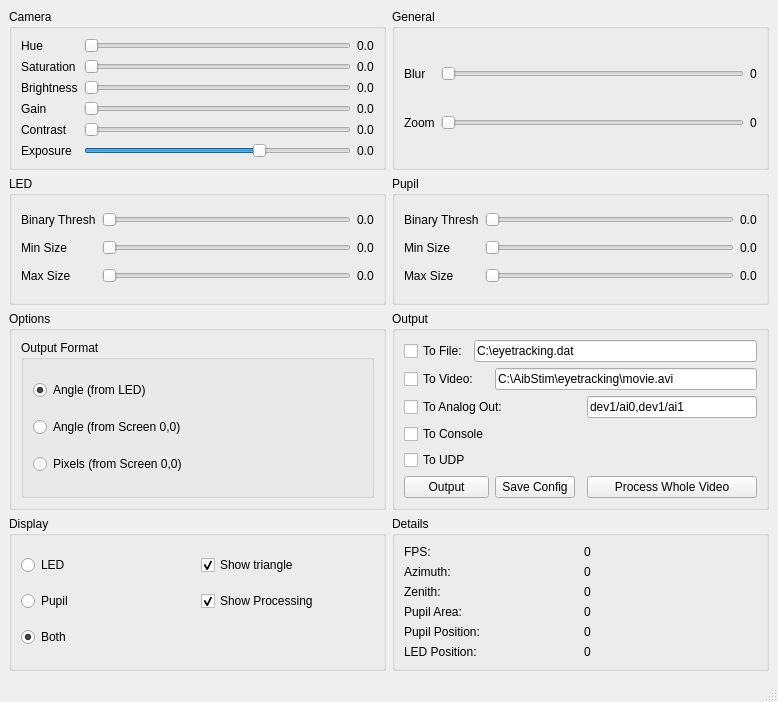
<?xml version="1.0" encoding="UTF-8"?>
<ui version="4.0">
 <class>MainWindow</class>
 <widget class="QMainWindow" name="MainWindow">
  <property name="geometry">
   <rect>
    <x>0</x>
    <y>0</y>
    <width>778</width>
    <height>702</height>
   </rect>
  </property>
  <property name="windowTitle">
   <string>Eyetracker</string>
  </property>
  <widget class="QWidget" name="centralwidget">
   <layout class="QGridLayout" name="gridLayout_7">
    <item row="1" column="1">
     <widget class="QGroupBox" name="groupBox_pupil">
      <property name="title">
       <string>Pupil</string>
      </property>
      <layout class="QGridLayout" name="gridLayout_5">
       <item row="0" column="0">
        <widget class="QLabel" name="label_pupil_binary">
         <property name="text">
          <string>Binary Thresh</string>
         </property>
        </widget>
       </item>
       <item row="0" column="1">
        <widget class="QSlider" name="horizontalSlider_pupil_binary">
         <property name="minimum">
          <number>180</number>
         </property>
         <property name="maximum">
          <number>255</number>
         </property>
         <property name="orientation">
          <enum>Qt::Horizontal</enum>
         </property>
        </widget>
       </item>
       <item row="0" column="2">
        <widget class="QLabel" name="label_pupil_binary_value">
         <property name="text">
          <string>0.0</string>
         </property>
        </widget>
       </item>
       <item row="1" column="0">
        <widget class="QLabel" name="label_pupil_min">
         <property name="text">
          <string>Min Size</string>
         </property>
        </widget>
       </item>
       <item row="1" column="1">
        <widget class="QSlider" name="horizontalSlider_pupil_min">
         <property name="minimum">
          <number>10</number>
         </property>
         <property name="maximum">
          <number>800</number>
         </property>
         <property name="orientation">
          <enum>Qt::Horizontal</enum>
         </property>
        </widget>
       </item>
       <item row="1" column="2">
        <widget class="QLabel" name="label_pupil_min_value">
         <property name="text">
          <string>0.0</string>
         </property>
        </widget>
       </item>
       <item row="2" column="0">
        <widget class="QLabel" name="label_pupil_max">
         <property name="text">
          <string>Max Size</string>
         </property>
        </widget>
       </item>
       <item row="2" column="1">
        <widget class="QSlider" name="horizontalSlider_pupil_max">
         <property name="minimum">
          <number>100</number>
         </property>
         <property name="maximum">
          <number>20000</number>
         </property>
         <property name="orientation">
          <enum>Qt::Horizontal</enum>
         </property>
        </widget>
       </item>
       <item row="2" column="2">
        <widget class="QLabel" name="label_pupil_max_value">
         <property name="text">
          <string>0.0</string>
         </property>
        </widget>
       </item>
      </layout>
     </widget>
    </item>
    <item row="0" column="0">
     <widget class="QGroupBox" name="groupBox_camera">
      <property name="title">
       <string>Camera</string>
      </property>
      <layout class="QGridLayout" name="gridLayout_2">
       <item row="0" column="0">
        <widget class="QLabel" name="label_camera_hue">
         <property name="text">
          <string>Hue</string>
         </property>
        </widget>
       </item>
       <item row="0" column="1">
        <widget class="QSlider" name="horizontalSlider_camera_hue">
         <property name="orientation">
          <enum>Qt::Horizontal</enum>
         </property>
        </widget>
       </item>
       <item row="0" column="2">
        <widget class="QLabel" name="label_camera_hue_value">
         <property name="text">
          <string>0.0</string>
         </property>
        </widget>
       </item>
       <item row="1" column="0">
        <widget class="QLabel" name="label_camera_saturation">
         <property name="text">
          <string>Saturation</string>
         </property>
        </widget>
       </item>
       <item row="1" column="1">
        <widget class="QSlider" name="horizontalSlider_camera_saturation">
         <property name="maximum">
          <number>150</number>
         </property>
         <property name="orientation">
          <enum>Qt::Horizontal</enum>
         </property>
        </widget>
       </item>
       <item row="1" column="2">
        <widget class="QLabel" name="label_camera_saturation_value">
         <property name="text">
          <string>0.0</string>
         </property>
        </widget>
       </item>
       <item row="2" column="0">
        <widget class="QLabel" name="label_camera_brightness">
         <property name="text">
          <string>Brightness</string>
         </property>
        </widget>
       </item>
       <item row="2" column="1">
        <widget class="QSlider" name="horizontalSlider_camera_brightness">
         <property name="minimum">
          <number>0</number>
         </property>
         <property name="maximum">
          <number>200</number>
         </property>
         <property name="orientation">
          <enum>Qt::Horizontal</enum>
         </property>
        </widget>
       </item>
       <item row="2" column="2">
        <widget class="QLabel" name="label_camera_brightness_value">
         <property name="text">
          <string>0.0</string>
         </property>
        </widget>
       </item>
       <item row="3" column="0">
        <widget class="QLabel" name="label_camera_gain">
         <property name="text">
          <string>Gain</string>
         </property>
        </widget>
       </item>
       <item row="3" column="1">
        <widget class="QSlider" name="horizontalSlider_camera_gain">
         <property name="orientation">
          <enum>Qt::Horizontal</enum>
         </property>
        </widget>
       </item>
       <item row="3" column="2">
        <widget class="QLabel" name="label_camera_gain_value">
         <property name="text">
          <string>0.0</string>
         </property>
        </widget>
       </item>
       <item row="4" column="0">
        <widget class="QLabel" name="label_camera_contrast">
         <property name="text">
          <string>Contrast</string>
         </property>
        </widget>
       </item>
       <item row="4" column="1">
        <widget class="QSlider" name="horizontalSlider_camera_contrast">
         <property name="minimum">
          <number>0</number>
         </property>
         <property name="maximum">
          <number>20</number>
         </property>
         <property name="orientation">
          <enum>Qt::Horizontal</enum>
         </property>
        </widget>
       </item>
       <item row="4" column="2">
        <widget class="QLabel" name="label_camera_contrast_value">
         <property name="text">
          <string>0.0</string>
         </property>
        </widget>
       </item>
       <item row="5" column="0">
        <widget class="QLabel" name="label_camera_exposure">
         <property name="text">
          <string>Exposure</string>
         </property>
        </widget>
       </item>
       <item row="5" column="1">
        <widget class="QSlider" name="horizontalSlider_camera_exposure">
         <property name="minimum">
          <number>-20</number>
         </property>
         <property name="maximum">
          <number>10</number>
         </property>
         <property name="value">
          <number>0</number>
         </property>
         <property name="orientation">
          <enum>Qt::Horizontal</enum>
         </property>
        </widget>
       </item>
       <item row="5" column="2">
        <widget class="QLabel" name="label_camera_exposure_value">
         <property name="text">
          <string>0.0</string>
         </property>
        </widget>
       </item>
      </layout>
     </widget>
    </item>
    <item row="0" column="1">
     <widget class="QGroupBox" name="groupBox_general">
      <property name="title">
       <string>General</string>
      </property>
      <layout class="QGridLayout" name="gridLayout_3">
       <item row="0" column="0">
        <widget class="QLabel" name="label_general_blur">
         <property name="text">
          <string>Blur</string>
         </property>
        </widget>
       </item>
       <item row="0" column="1">
        <widget class="QSlider" name="horizontalSlider_general_blur">
         <property name="maximum">
          <number>10</number>
         </property>
         <property name="orientation">
          <enum>Qt::Horizontal</enum>
         </property>
        </widget>
       </item>
       <item row="0" column="2">
        <widget class="QLabel" name="label_general_blur_value">
         <property name="text">
          <string>0</string>
         </property>
        </widget>
       </item>
       <item row="1" column="0">
        <widget class="QLabel" name="label_general_zoom">
         <property name="text">
          <string>Zoom</string>
         </property>
        </widget>
       </item>
       <item row="1" column="1">
        <widget class="QSlider" name="horizontalSlider_general_zoom">
         <property name="maximum">
          <number>49</number>
         </property>
         <property name="orientation">
          <enum>Qt::Horizontal</enum>
         </property>
        </widget>
       </item>
       <item row="1" column="2">
        <widget class="QLabel" name="label_general_zoom_value">
         <property name="text">
          <string>0</string>
         </property>
        </widget>
       </item>
      </layout>
     </widget>
    </item>
    <item row="1" column="0">
     <widget class="QGroupBox" name="groupBox_led">
      <property name="title">
       <string>LED</string>
      </property>
      <layout class="QGridLayout" name="gridLayout_4">
       <item row="0" column="0">
        <widget class="QLabel" name="label_led_binary">
         <property name="text">
          <string>Binary Thresh</string>
         </property>
        </widget>
       </item>
       <item row="0" column="1">
        <widget class="QSlider" name="horizontalSlider_led_binary">
         <property name="minimum">
          <number>180</number>
         </property>
         <property name="maximum">
          <number>255</number>
         </property>
         <property name="orientation">
          <enum>Qt::Horizontal</enum>
         </property>
        </widget>
       </item>
       <item row="0" column="2">
        <widget class="QLabel" name="label_led_binary_value">
         <property name="text">
          <string>0.0</string>
         </property>
        </widget>
       </item>
       <item row="1" column="0">
        <widget class="QLabel" name="label_led_min">
         <property name="text">
          <string>Min Size</string>
         </property>
        </widget>
       </item>
       <item row="1" column="1">
        <widget class="QSlider" name="horizontalSlider_led_min">
         <property name="minimum">
          <number>1</number>
         </property>
         <property name="maximum">
          <number>200</number>
         </property>
         <property name="orientation">
          <enum>Qt::Horizontal</enum>
         </property>
        </widget>
       </item>
       <item row="1" column="2">
        <widget class="QLabel" name="label_led_min_value">
         <property name="text">
          <string>0.0</string>
         </property>
        </widget>
       </item>
       <item row="2" column="0">
        <widget class="QLabel" name="label_led_max">
         <property name="text">
          <string>Max Size</string>
         </property>
        </widget>
       </item>
       <item row="2" column="1">
        <widget class="QSlider" name="horizontalSlider_led_max">
         <property name="minimum">
          <number>50</number>
         </property>
         <property name="maximum">
          <number>5000</number>
         </property>
         <property name="orientation">
          <enum>Qt::Horizontal</enum>
         </property>
        </widget>
       </item>
       <item row="2" column="2">
        <widget class="QLabel" name="label_led_max_value">
         <property name="text">
          <string>0.0</string>
         </property>
        </widget>
       </item>
      </layout>
     </widget>
    </item>
    <item row="2" column="0">
     <widget class="QGroupBox" name="groupBox">
      <property name="title">
       <string>Options</string>
      </property>
      <layout class="QGridLayout" name="gridLayout_6">
       <item row="0" column="0">
        <widget class="QGroupBox" name="groupBox_outputFormat">
         <property name="title">
          <string>Output Format</string>
         </property>
         <layout class="QGridLayout" name="gridLayout_8">
          <item row="0" column="0">
           <widget class="QRadioButton" name="radioButton_angleLed">
            <property name="text">
             <string>Angle (from LED)</string>
            </property>
            <property name="checked">
             <bool>true</bool>
            </property>
           </widget>
          </item>
          <item row="1" column="0">
           <widget class="QRadioButton" name="radioButton_angleScreen">
            <property name="text">
             <string>Angle (from Screen 0,0)</string>
            </property>
           </widget>
          </item>
          <item row="2" column="0">
           <widget class="QRadioButton" name="radioButton_pixelsScreen">
            <property name="text">
             <string>Pixels (from Screen 0,0)</string>
            </property>
           </widget>
          </item>
          <item row="1" column="1">
           <widget class="QLabel" name="label_image">
            <property name="text">
             <string/>
            </property>
           </widget>
          </item>
         </layout>
        </widget>
       </item>
      </layout>
     </widget>
    </item>
    <item row="2" column="1">
     <widget class="QGroupBox" name="groupBox_Output">
      <property name="title">
       <string>Output</string>
      </property>
      <layout class="QGridLayout" name="gridLayout">
       <item row="5" column="0" colspan="2">
        <widget class="QPushButton" name="pushButton_output">
         <property name="text">
          <string>Output</string>
         </property>
        </widget>
       </item>
       <item row="0" column="0">
        <widget class="QCheckBox" name="checkBox_toFile">
         <property name="text">
          <string>To File:</string>
         </property>
        </widget>
       </item>
       <item row="2" column="0" colspan="3">
        <widget class="QCheckBox" name="checkBox_toAnalogOut">
         <property name="text">
          <string>To Analog Out:</string>
         </property>
        </widget>
       </item>
       <item row="0" column="1" colspan="4">
        <widget class="QLineEdit" name="lineEdit_output">
         <property name="text">
          <string>C:\eyetracking.dat</string>
         </property>
        </widget>
       </item>
       <item row="1" column="0" colspan="2">
        <widget class="QCheckBox" name="checkBox_toVideo">
         <property name="text">
          <string>To Video:</string>
         </property>
        </widget>
       </item>
       <item row="1" column="2" colspan="3">
        <widget class="QLineEdit" name="lineEdit_video">
         <property name="text">
          <string>C:\AibStim\eyetracking\movie.avi</string>
         </property>
        </widget>
       </item>
       <item row="2" column="4">
        <widget class="QLineEdit" name="lineEdit_analogOut">
         <property name="text">
          <string>dev1/ai0,dev1/ai1</string>
         </property>
        </widget>
       </item>
       <item row="3" column="0" colspan="2">
        <widget class="QCheckBox" name="checkBox_toConsole">
         <property name="text">
          <string>To Console</string>
         </property>
        </widget>
       </item>
       <item row="4" column="0" colspan="2">
        <widget class="QCheckBox" name="checkBox_toUDP">
         <property name="text">
          <string>To UDP</string>
         </property>
        </widget>
       </item>
       <item row="5" column="2">
        <widget class="QPushButton" name="pushButton_saveConfig">
         <property name="text">
          <string>Save Config</string>
         </property>
        </widget>
       </item>
       <item row="5" column="4">
        <widget class="QPushButton" name="pushButton">
         <property name="text">
          <string>Process Whole Video</string>
         </property>
        </widget>
       </item>
      </layout>
     </widget>
    </item>
    <item row="3" column="0">
     <widget class="QGroupBox" name="groupBox_2">
      <property name="title">
       <string>Display</string>
      </property>
      <layout class="QGridLayout" name="gridLayout_9">
       <item row="0" column="0">
        <widget class="QRadioButton" name="radioButton_displayLED">
         <property name="text">
          <string>LED</string>
         </property>
        </widget>
       </item>
       <item row="0" column="1">
        <widget class="QCheckBox" name="checkBox_triangle">
         <property name="text">
          <string>Show triangle</string>
         </property>
         <property name="checked">
          <bool>true</bool>
         </property>
        </widget>
       </item>
       <item row="1" column="0">
        <widget class="QRadioButton" name="radioButton_displayPupil">
         <property name="text">
          <string>Pupil</string>
         </property>
        </widget>
       </item>
       <item row="1" column="1">
        <widget class="QCheckBox" name="checkBox_showProcessing">
         <property name="text">
          <string>Show Processing</string>
         </property>
         <property name="checked">
          <bool>true</bool>
         </property>
        </widget>
       </item>
       <item row="2" column="0">
        <widget class="QRadioButton" name="radioButton_displayBoth">
         <property name="text">
          <string>Both</string>
         </property>
         <property name="checked">
          <bool>true</bool>
         </property>
        </widget>
       </item>
      </layout>
     </widget>
    </item>
    <item row="3" column="1">
     <widget class="QGroupBox" name="groupBox_3">
      <property name="title">
       <string>Details</string>
      </property>
      <layout class="QGridLayout" name="gridLayout_10">
       <item row="3" column="1">
        <widget class="QLabel" name="label_pupil">
         <property name="text">
          <string>0</string>
         </property>
        </widget>
       </item>
       <item row="0" column="0">
        <widget class="QLabel" name="label_fpstext">
         <property name="text">
          <string>FPS:</string>
         </property>
        </widget>
       </item>
       <item row="1" column="1">
        <widget class="QLabel" name="label_azimuth">
         <property name="text">
          <string>0</string>
         </property>
        </widget>
       </item>
       <item row="1" column="0">
        <widget class="QLabel" name="label_azimuthtext">
         <property name="text">
          <string>Azimuth:</string>
         </property>
        </widget>
       </item>
       <item row="0" column="1">
        <widget class="QLabel" name="label_fps">
         <property name="text">
          <string>0</string>
         </property>
        </widget>
       </item>
       <item row="2" column="1">
        <widget class="QLabel" name="label_zenith">
         <property name="text">
          <string>0</string>
         </property>
        </widget>
       </item>
       <item row="2" column="0">
        <widget class="QLabel" name="label_zenithtext">
         <property name="text">
          <string>Zenith:</string>
         </property>
        </widget>
       </item>
       <item row="3" column="0">
        <widget class="QLabel" name="label_pupiltext">
         <property name="text">
          <string>Pupil Area:</string>
         </property>
        </widget>
       </item>
       <item row="4" column="0">
        <widget class="QLabel" name="label">
         <property name="text">
          <string>Pupil Position:</string>
         </property>
        </widget>
       </item>
       <item row="4" column="1">
        <widget class="QLabel" name="label_pupilPosition">
         <property name="text">
          <string>0</string>
         </property>
        </widget>
       </item>
       <item row="5" column="0">
        <widget class="QLabel" name="label_3">
         <property name="text">
          <string>LED Position:</string>
         </property>
        </widget>
       </item>
       <item row="5" column="1">
        <widget class="QLabel" name="label_ledPosition">
         <property name="text">
          <string>0</string>
         </property>
        </widget>
       </item>
      </layout>
     </widget>
    </item>
   </layout>
  </widget>
  <widget class="QMenuBar" name="menubar">
   <property name="geometry">
    <rect>
     <x>0</x>
     <y>0</y>
     <width>778</width>
     <height>21</height>
    </rect>
   </property>
  </widget>
  <widget class="QStatusBar" name="statusbar"/>
 </widget>
 <resources/>
 <connections>
  <connection>
   <sender>horizontalSlider_led_binary</sender>
   <signal>sliderMoved(int)</signal>
   <receiver>label_led_binary_value</receiver>
   <slot>setNum(int)</slot>
   <hints>
    <hint type="sourcelabel">
     <x>198</x>
     <y>354</y>
    </hint>
    <hint type="destinationlabel">
     <x>327</x>
     <y>354</y>
    </hint>
   </hints>
  </connection>
  <connection>
   <sender>horizontalSlider_led_max</sender>
   <signal>sliderMoved(int)</signal>
   <receiver>label_led_max_value</receiver>
   <slot>setNum(int)</slot>
   <hints>
    <hint type="sourcelabel">
     <x>231</x>
     <y>530</y>
    </hint>
    <hint type="destinationlabel">
     <x>369</x>
     <y>530</y>
    </hint>
   </hints>
  </connection>
  <connection>
   <sender>horizontalSlider_led_min</sender>
   <signal>sliderMoved(int)</signal>
   <receiver>label_led_min_value</receiver>
   <slot>setNum(int)</slot>
   <hints>
    <hint type="sourcelabel">
     <x>231</x>
     <y>463</y>
    </hint>
    <hint type="destinationlabel">
     <x>369</x>
     <y>463</y>
    </hint>
   </hints>
  </connection>
  <connection>
   <sender>horizontalSlider_general_blur</sender>
   <signal>sliderMoved(int)</signal>
   <receiver>label_general_blur_value</receiver>
   <slot>setNum(int)</slot>
   <hints>
    <hint type="sourcelabel">
     <x>601</x>
     <y>133</y>
    </hint>
    <hint type="destinationlabel">
     <x>763</x>
     <y>133</y>
    </hint>
   </hints>
  </connection>
  <connection>
   <sender>horizontalSlider_general_zoom</sender>
   <signal>sliderMoved(int)</signal>
   <receiver>label_general_zoom_value</receiver>
   <slot>setNum(int)</slot>
   <hints>
    <hint type="sourcelabel">
     <x>601</x>
     <y>222</y>
    </hint>
    <hint type="destinationlabel">
     <x>763</x>
     <y>222</y>
    </hint>
   </hints>
  </connection>
  <connection>
   <sender>horizontalSlider_pupil_binary</sender>
   <signal>sliderMoved(int)</signal>
   <receiver>label_pupil_binary_value</receiver>
   <slot>setNum(int)</slot>
   <hints>
    <hint type="sourcelabel">
     <x>619</x>
     <y>396</y>
    </hint>
    <hint type="destinationlabel">
     <x>757</x>
     <y>396</y>
    </hint>
   </hints>
  </connection>
  <connection>
   <sender>horizontalSlider_pupil_max</sender>
   <signal>sliderMoved(int)</signal>
   <receiver>label_pupil_max_value</receiver>
   <slot>setNum(int)</slot>
   <hints>
    <hint type="sourcelabel">
     <x>619</x>
     <y>530</y>
    </hint>
    <hint type="destinationlabel">
     <x>757</x>
     <y>530</y>
    </hint>
   </hints>
  </connection>
  <connection>
   <sender>horizontalSlider_pupil_min</sender>
   <signal>sliderMoved(int)</signal>
   <receiver>label_pupil_min_value</receiver>
   <slot>setNum(int)</slot>
   <hints>
    <hint type="sourcelabel">
     <x>619</x>
     <y>463</y>
    </hint>
    <hint type="destinationlabel">
     <x>757</x>
     <y>463</y>
    </hint>
   </hints>
  </connection>
  <connection>
   <sender>horizontalSlider_camera_hue</sender>
   <signal>sliderMoved(int)</signal>
   <receiver>label_camera_hue_value</receiver>
   <slot>setNum(int)</slot>
   <hints>
    <hint type="sourcelabel">
     <x>216</x>
     <y>76</y>
    </hint>
    <hint type="destinationlabel">
     <x>372</x>
     <y>76</y>
    </hint>
   </hints>
  </connection>
  <connection>
   <sender>horizontalSlider_camera_saturation</sender>
   <signal>sliderMoved(int)</signal>
   <receiver>label_camera_saturation_value</receiver>
   <slot>setNum(int)</slot>
   <hints>
    <hint type="sourcelabel">
     <x>216</x>
     <y>115</y>
    </hint>
    <hint type="destinationlabel">
     <x>372</x>
     <y>115</y>
    </hint>
   </hints>
  </connection>
  <connection>
   <sender>horizontalSlider_camera_brightness</sender>
   <signal>sliderMoved(int)</signal>
   <receiver>label_camera_brightness_value</receiver>
   <slot>setNum(int)</slot>
   <hints>
    <hint type="sourcelabel">
     <x>216</x>
     <y>154</y>
    </hint>
    <hint type="destinationlabel">
     <x>372</x>
     <y>154</y>
    </hint>
   </hints>
  </connection>
  <connection>
   <sender>horizontalSlider_camera_gain</sender>
   <signal>sliderMoved(int)</signal>
   <receiver>label_camera_gain_value</receiver>
   <slot>setNum(int)</slot>
   <hints>
    <hint type="sourcelabel">
     <x>216</x>
     <y>193</y>
    </hint>
    <hint type="destinationlabel">
     <x>372</x>
     <y>193</y>
    </hint>
   </hints>
  </connection>
  <connection>
   <sender>horizontalSlider_camera_contrast</sender>
   <signal>sliderMoved(int)</signal>
   <receiver>label_camera_contrast_value</receiver>
   <slot>setNum(int)</slot>
   <hints>
    <hint type="sourcelabel">
     <x>216</x>
     <y>232</y>
    </hint>
    <hint type="destinationlabel">
     <x>372</x>
     <y>232</y>
    </hint>
   </hints>
  </connection>
  <connection>
   <sender>horizontalSlider_camera_exposure</sender>
   <signal>sliderMoved(int)</signal>
   <receiver>label_camera_exposure_value</receiver>
   <slot>setNum(int)</slot>
   <hints>
    <hint type="sourcelabel">
     <x>216</x>
     <y>271</y>
    </hint>
    <hint type="destinationlabel">
     <x>372</x>
     <y>271</y>
    </hint>
   </hints>
  </connection>
 </connections>
</ui>
